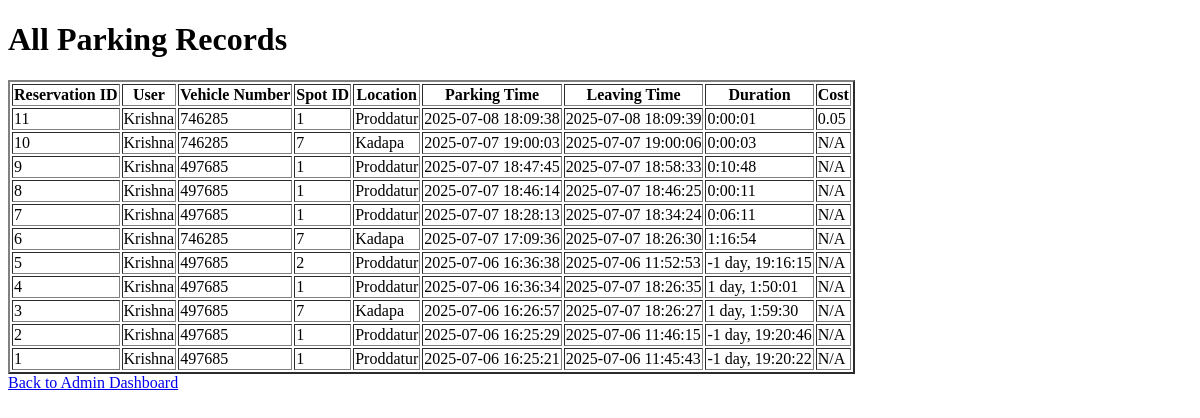
The app's page /all_parking_records (signed in), older data.
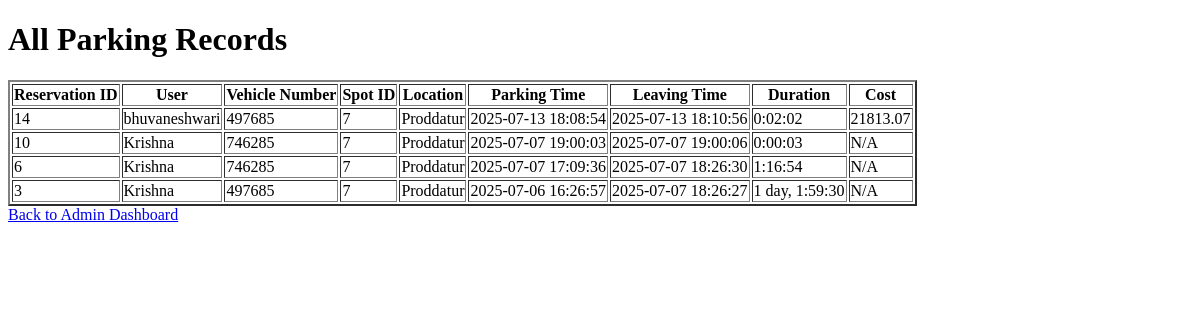
The same page, newer data.
### tables this page shows
CREATE TABLE Reservations(
        Reservation_ID INTEGER PRIMARY KEY,
        Spot_ID INTEGER,
        User_ID INTEGER,
        Vehicle_number TEXT,
        Parking_time TEXT,
        Leaving_time TEXT,
        Parking_cost INTEGER,
        FOREIGN KEY (Spot_ID) REFERENCES Parking_spots(Spot_ID),
        FOREIGN KEY (User_ID) REFERENCES User(User_ID)
    );

CREATE TABLE User(
        user_ID INTEGER PRIMARY KEY,
        username TEXT,
        email VARCHAR,
        password VARCHAR,
        full_name TEXT,
        address TEXT,
        pincode INTEGER,
        role TEXT
    );

CREATE TABLE Parking_spots(
        Spot_ID INTEGER PRIMARY KEY,
        Lot_ID INTEGER,
        status TEXT,
        FOREIGN KEY (Lot_ID) REFERENCES Parking_Lots(Lot_ID)
    );

CREATE TABLE Parking_Lots(
        Lot_ID INTEGER PRIMARY KEY,
        Location_name TEXT,
        Price INTEGER,
        Address TEXT,
        Pincode INTEGER,
        no_of_spots INTEGER
    );

### app.py (the view)
@app.route("/all_parking_records")
def all_parking_records():
    if "role" not in session or session["role"]!="admin":
        return redirect("/Login")
    connection=sqlite3.connect("database.db")
    cursor=connection.cursor()
    cursor.execute("""SELECT r.Reservation_ID , u.full_name , r.vehicle_number , r.parking_time , r.leaving_time , r.parking_cost , ps.Spot_ID , pl.Location_name FROM Reservations r JOIN User u ON r.User_ID = u.User_ID JOIN Parking_spots ps ON r.Spot_ID = ps.Spot_ID JOIN Parking_Lots pl ON ps.Lot_ID = pl.Lot_ID ORDER BY r.Reservation_ID DESC""")
    records=cursor.fetchall()
    connection.close()
    records_with_duration = []
    for r in records:
        parking_time = datetime.strptime(r[3], "%Y-%m-%d %H:%M:%S")
        leaving_time = datetime.strptime(r[4], "%Y-%m-%d %H:%M:%S") if r[4] else None
        duration = str(leaving_time - parking_time) if leaving_time else "Still Parked"
        records_with_duration.append(r + (duration,))
    return render_template("all_parking_records.html",records=records_with_duration)

### templates/all_parking_records.html (shortened to what this page needs)
<!DOCTYPE html>
<html>
    <head>
    </head>
    <body>
        <h1>All Parking Records</h1>
        {% if records and records|length > 0 %}
        <table border="2">
            <tr>
                <th>Reservation ID</th>
                <th>User</th>
                <th>Vehicle Number</th>
                <th>Spot ID</th>
                <th>Location</th>
                <th>Parking Time</th>
                <th>Leaving Time</th>
                <th>Duration</th>
                <th>Cost</th>
            </tr>
            {% for R in records %}
            <tr>
                <td>{{ R[0] }}</td>
                <td>{{ R[1] }}</td>
                <td>{{ R[2] }}</td>
                <td>{{ R[6] }}</td>
                <td>{{ R[7] }}</td>
                <td>{{ R[3] }}</td>
                <td>{{ R[4] if R[4] else "Still Parked" }}</td>
                <td>{{ R[8] }}</td>
                <td>{{ R[5] if R[5] else "N/A" }}</td>
            </tr>
            {% endfor %}
        </table>
        {% else %}
        <p>No Parking Records found</p>
        {% endif %}
        <a href="/admin_dashboard">Back to Admin Dashboard</a>
    </body>
</html>

Row changes from the older to the newer data that the page shows:
no longer on this page (row unchanged): Reservations: Reservation_ID "11", full_name "Krishna", Vehicle_number "746285", Spot_ID "1", Location_name "Proddatur", Parking_time "2025-07-08 18:09:38", Leaving_time "2025-07-08 18:09:39", R "0:00:01", Parking_cost "0.05"
no longer on this page (row unchanged): Reservations: Reservation_ID "9", full_name "Krishna", Vehicle_number "497685", Spot_ID "1", Location_name "Proddatur", Parking_time "2025-07-07 18:47:45", Leaving_time "2025-07-07 18:58:33", R "0:10:48", R "N/A"
no longer on this page (row unchanged): Reservations: Reservation_ID "8", full_name "Krishna", Vehicle_number "497685", Spot_ID "1", Location_name "Proddatur", Parking_time "2025-07-07 18:46:14", Leaving_time "2025-07-07 18:46:25", R "0:00:11", R "N/A"
no longer on this page (row unchanged): Reservations: Reservation_ID "7", full_name "Krishna", Vehicle_number "497685", Spot_ID "1", Location_name "Proddatur", Parking_time "2025-07-07 18:28:13", Leaving_time "2025-07-07 18:34:24", R "0:06:11", R "N/A"
no longer on this page (row unchanged): Reservations: Reservation_ID "5", full_name "Krishna", Vehicle_number "497685", Spot_ID "2", Location_name "Proddatur", Parking_time "2025-07-06 16:36:38", Leaving_time "2025-07-06 11:52:53", R "-1 day, 19:16:15", R "N/A"
no longer on this page (row unchanged): Reservations: Reservation_ID "4", full_name "Krishna", Vehicle_number "497685", Spot_ID "1", Location_name "Proddatur", Parking_time "2025-07-06 16:36:34", Leaving_time "2025-07-07 18:26:35", R "1 day, 1:50:01", R "N/A"
no longer on this page (row unchanged): Reservations: Reservation_ID "2", full_name "Krishna", Vehicle_number "497685", Spot_ID "1", Location_name "Proddatur", Parking_time "2025-07-06 16:25:29", Leaving_time "2025-07-06 11:46:15", R "-1 day, 19:20:46", R "N/A"
no longer on this page (row unchanged): Reservations: Reservation_ID "1", full_name "Krishna", Vehicle_number "497685", Spot_ID "1", Location_name "Proddatur", Parking_time "2025-07-06 16:25:21", Leaving_time "2025-07-06 11:45:43", R "-1 day, 19:20:22", R "N/A"
added Reservations: Reservation_ID "14", full_name "bhuvaneshwari", Vehicle_number "497685", Spot_ID "7", Location_name "Proddatur", Parking_time "2025-07-13 18:08:54", Leaving_time "2025-07-13 18:10:56", R "0:02:02", Parking_cost "21813.07"
changed through a linked row, Reservations id 10: Location_name "Kadapa" → "Proddatur"
changed through a linked row, Reservations id 6: Location_name "Kadapa" → "Proddatur"
changed through a linked row, Reservations id 3: Location_name "Kadapa" → "Proddatur"
